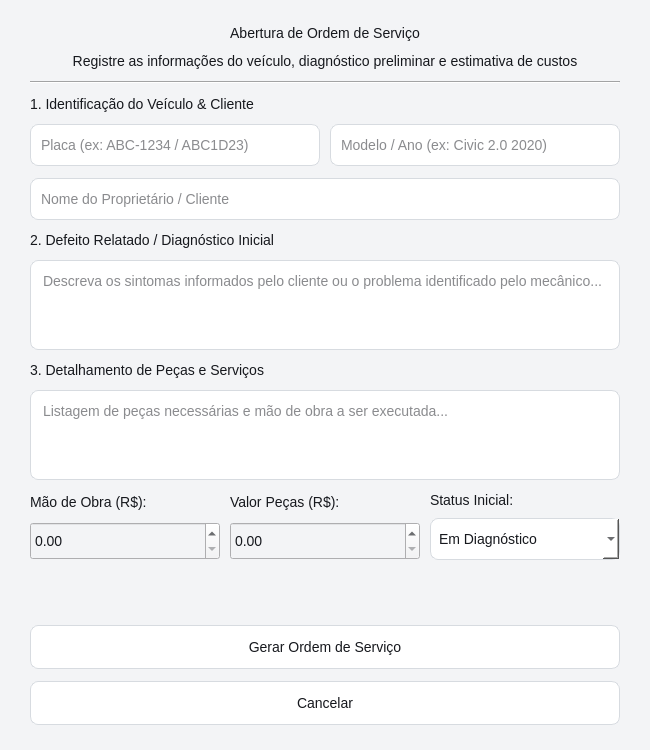
<?xml version='1.0' encoding='UTF-8'?>
<ui version="4.0">
 <class>NovaOSDialog</class>
 <widget class="QDialog" name="NovaOSDialog">
  <property name="geometry">
   <rect>
    <x>0</x>
    <y>0</y>
    <width>650</width>
    <height>750</height>
   </rect>
  </property>
  <property name="windowTitle">
   <string>AutoFlow · Nova ordem de serviço</string>
  </property>
  <layout class="QVBoxLayout" name="verticalLayoutMain">
   <property name="spacing">
    <number>12</number>
   </property>
   <property name="leftMargin">
    <number>30</number>
   </property>
   <property name="topMargin">
    <number>25</number>
   </property>
   <property name="rightMargin">
    <number>30</number>
   </property>
   <property name="bottomMargin">
    <number>25</number>
   </property>
   <item>
    <widget class="QLabel" name="lblTitulo">
     <property name="text">
      <string>Abertura de Ordem de Serviço</string>
     </property>
     <property name="alignment">
      <set>Qt::AlignCenter</set>
     </property>
    </widget>
   </item>
   <item>
    <widget class="QLabel" name="lblSubtitulo">
     <property name="text">
      <string>Registre as informações do veículo, diagnóstico preliminar e estimativa de custos</string>
     </property>
     <property name="alignment">
      <set>Qt::AlignCenter</set>
     </property>
    </widget>
   </item>
   <item>
    <widget class="QFrame" name="line1">
     <property name="class" stdset="0">
      <string>divisor</string>
     </property>
     <property name="frameShape">
      <enum>QFrame::HLine</enum>
     </property>
     <property name="frameShadow">
      <enum>QFrame::Sunken</enum>
     </property>
    </widget>
   </item>
   <item>
    <widget class="QLabel" name="lblSecaoVeiculo">
     <property name="class" stdset="0">
      <string>secaoTitle</string>
     </property>
     <property name="text">
      <string>1. Identificação do Veículo &amp; Cliente</string>
     </property>
    </widget>
   </item>
   <item>
    <layout class="QHBoxLayout" name="layoutVeiculo">
     <property name="spacing">
      <number>10</number>
     </property>
     <item>
      <widget class="QLineEdit" name="txtPlaca">
       <property name="minimumSize">
        <size>
         <width>0</width>
         <height>38</height>
        </size>
       </property>
       <property name="placeholderText">
        <string>Placa (ex: ABC-1234 / ABC1D23)</string>
       </property>
      </widget>
     </item>
     <item>
      <widget class="QLineEdit" name="txtVeiculo">
       <property name="minimumSize">
        <size>
         <width>0</width>
         <height>38</height>
        </size>
       </property>
       <property name="placeholderText">
        <string>Modelo / Ano (ex: Civic 2.0 2020)</string>
       </property>
      </widget>
     </item>
    </layout>
   </item>
   <item>
    <widget class="QLineEdit" name="txtCliente">
     <property name="minimumSize">
      <size>
       <width>0</width>
       <height>38</height>
      </size>
     </property>
     <property name="placeholderText">
      <string>Nome do Proprietário / Cliente</string>
     </property>
    </widget>
   </item>
   <item>
    <widget class="QLabel" name="lblSecaoDefeito">
     <property name="class" stdset="0">
      <string>secaoTitle</string>
     </property>
     <property name="text">
      <string>2. Defeito Relatado / Diagnóstico Inicial</string>
     </property>
    </widget>
   </item>
   <item>
    <widget class="QTextEdit" name="txtDefeito">
     <property name="maximumSize">
      <size>
       <width>16777215</width>
       <height>90</height>
      </size>
     </property>
     <property name="placeholderText">
      <string>Descreva os sintomas informados pelo cliente ou o problema identificado pelo mecânico...</string>
     </property>
    </widget>
   </item>
   <item>
    <widget class="QLabel" name="lblSecaoCustos">
     <property name="class" stdset="0">
      <string>secaoTitle</string>
     </property>
     <property name="text">
      <string>3. Detalhamento de Peças e Serviços</string>
     </property>
    </widget>
   </item>
   <item>
    <widget class="QTextEdit" name="txtPecasServicos">
     <property name="maximumSize">
      <size>
       <width>16777215</width>
       <height>90</height>
      </size>
     </property>
     <property name="placeholderText">
      <string>Listagem de peças necessárias e mão de obra a ser executada...</string>
     </property>
    </widget>
   </item>
   <item>
    <layout class="QHBoxLayout" name="layoutValores">
     <property name="spacing">
      <number>10</number>
     </property>
     <item>
      <layout class="QVBoxLayout" name="vValMaoObra">
       <item>
        <widget class="QLabel" name="lblMaoObra">
         <property name="text">
          <string>Mão de Obra (R$):</string>
         </property>
        </widget>
       </item>
       <item>
        <widget class="QDoubleSpinBox" name="spinMaoObra">
         <property name="minimumSize">
          <size>
           <width>0</width>
           <height>38</height>
          </size>
         </property>
         <property name="maximum">
          <double>99999.990000000005239</double>
         </property>
        </widget>
       </item>
      </layout>
     </item>
     <item>
      <layout class="QVBoxLayout" name="vValPecas">
       <item>
        <widget class="QLabel" name="lblPecas">
         <property name="text">
          <string>Valor Peças (R$):</string>
         </property>
        </widget>
       </item>
       <item>
        <widget class="QDoubleSpinBox" name="spinPecas">
         <property name="minimumSize">
          <size>
           <width>0</width>
           <height>38</height>
          </size>
         </property>
         <property name="maximum">
          <double>99999.990000000005239</double>
         </property>
        </widget>
       </item>
      </layout>
     </item>
     <item>
      <layout class="QVBoxLayout" name="vStatus">
       <item>
        <widget class="QLabel" name="lblStatus">
         <property name="text">
          <string>Status Inicial:</string>
         </property>
        </widget>
       </item>
       <item>
        <widget class="QComboBox" name="cmbStatus">
         <property name="minimumSize">
          <size>
           <width>0</width>
           <height>38</height>
          </size>
         </property>
         <item>
          <property name="text">
           <string>Em Diagnóstico</string>
          </property>
         </item>
         <item>
          <property name="text">
           <string>Aguardando Peças</string>
          </property>
         </item>
         <item>
          <property name="text">
           <string>Em Manutenção</string>
          </property>
         </item>
         <item>
          <property name="text">
           <string>Aguardando Aprovação</string>
          </property>
         </item>
        </widget>
       </item>
      </layout>
     </item>
    </layout>
   </item>
   <item>
    <spacer name="spacerBottom">
     <property name="orientation">
      <enum>Qt::Vertical</enum>
     </property>
     <property name="sizeHint" stdset="0">
      <size>
       <width>20</width>
       <height>10</height>
      </size>
     </property>
    </spacer>
   </item>
   <item>
    <widget class="QPushButton" name="btnSalvarOS">
     <property name="minimumSize">
      <size>
       <width>0</width>
       <height>45</height>
      </size>
     </property>
     <property name="cursor">
      <cursorShape>PointingHandCursor</cursorShape>
     </property>
     <property name="text">
      <string>Gerar Ordem de Serviço</string>
     </property>
     <property name="primary" stdset="0">
      <bool>true</bool>
     </property>
    </widget>
   </item>
   <item>
    <widget class="QPushButton" name="btnCancelar">
     <property name="minimumSize">
      <size>
       <width>0</width>
       <height>38</height>
      </size>
     </property>
     <property name="cursor">
      <cursorShape>PointingHandCursor</cursorShape>
     </property>
     <property name="text">
      <string>Cancelar</string>
     </property>
    </widget>
   </item>
  </layout>
  <property name="styleSheet">
   <string>QWidget {background:#F3F4F6;color:#16181D;font-family:"Segoe UI";font-size:14px;}
QLabel {background:transparent;}
QFrame#sidebar {background:#16181D;border:0;}
QFrame#sidebar QLabel {color:#CCD1D8;}
QLabel#lblLogo {background:#000000;border-radius:12px;}
QFrame[class="statCard"], QFrame#card1, QFrame#card2, QFrame#card3, QFrame#card4 {background:#FFFFFF;border:1px solid #D7DBE0;border-radius:12px;}
QLabel[class="cardValue"] {font-size:28px;font-weight:bold;color:#16181D;}
QLabel[class="cardTitle"] {color:#586171;}
QPushButton {background:#FFFFFF;color:#16181D;border:1px solid #D7DBE0;border-radius:8px;padding:10px 16px;min-height:22px;}
QPushButton:hover {background:#E9ECF0;}
QPushButton[primary="true"] {background:#C62828;color:#FFFFFF;border:1px solid #C62828;font-weight:bold;}
QPushButton[primary="true"]:hover {background:#A61F1F;}
QPushButton:disabled {background:#D7DBE0;color:#586171;}
QFrame#sidebar QPushButton {background:transparent;color:#CCD1D8;border:0;text-align:left;padding:12px;}
QFrame#sidebar QPushButton:hover {background:#30343B;color:#FFFFFF;}
QFrame#sidebar QPushButton:checked {background:#C62828;color:#FFFFFF;}
QPushButton:focus, QLineEdit:focus, QComboBox:focus, QTextEdit:focus {border:2px solid #2058A5;}
QLineEdit, QComboBox, QTextEdit, QSpinBox, QDateEdit {background:#FFFFFF;color:#16181D;border:1px solid #D7DBE0;border-radius:8px;padding:8px;min-height:24px;selection-background-color:#C62828;selection-color:#FFFFFF;}
QTableWidget, QTableView {background:#FFFFFF;color:#16181D;alternate-background-color:#F3F4F6;gridline-color:#D7DBE0;border:1px solid #D7DBE0;border-radius:8px;selection-background-color:#FBEAEA;selection-color:#16181D;}
QHeaderView::section {background:#E9ECF0;color:#586171;padding:10px;border:0;border-bottom:1px solid #D7DBE0;font-weight:bold;}
QScrollBar:vertical {background:#F3F4F6;width:12px;}
QScrollBar::handle:vertical {background:#A8AFBA;border-radius:6px;min-height:24px;}
</string>
  </property>
 </widget>
 <resources />
 <connections />
</ui>
